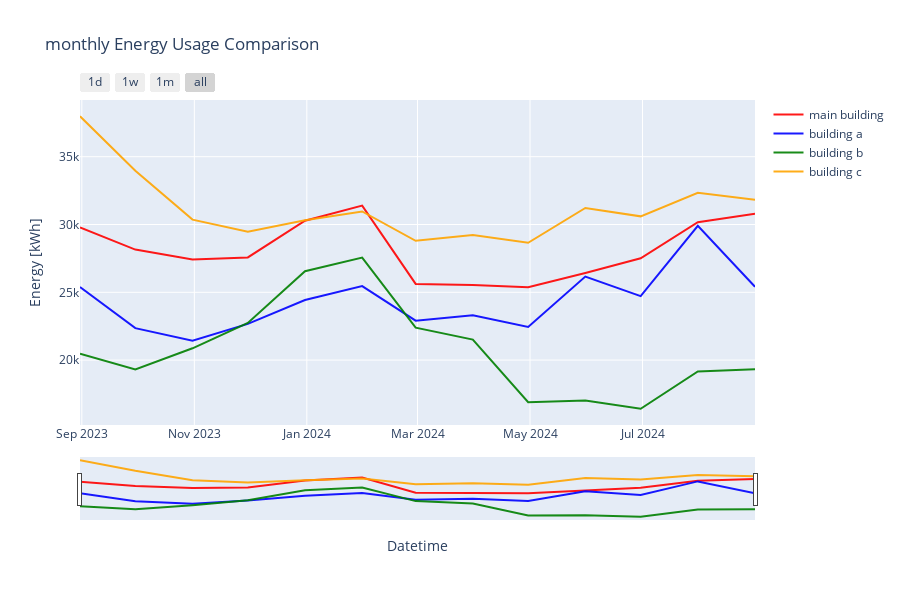

The cell this chart's notebook holds for it:
### Code cell
merged_df, cols =pipe.select_and_merge_datasets(["net_consumption"], periode="m")
merged_df = merged_df.iloc[1:-1]
    
plot_energy_usage(merged_df, cols,
                    titel="monthly Energy Usage Comparison",
                    yaxis_title="Energy [kWh]",
                    tozeroy=False,
                    dark_mode=True,
                    )

### Figure 1 — Plotly figure (JSON) as saved in the notebook; plotly's stock layout.template omitted (floating-point values rounded to 4 significant figures)
{"data": [{"line": {"color": "rgba(255, 0, 0, 0.9)"}, "mode": "lines", "name": "main building", "type": "scatter", "x": ["2023-08-31T00:00:00", "2023-09-30T00:00:00", "2023-10-31T00:00:00", "2023-11-30T00:00:00", "2023-12-31T00:00:00", "2024-01-31T00:00:00", "2024-02-29T00:00:00", "2024-03-31T00:00:00", "2024-04-30T00:00:00", "2024-05-31T00:00:00", "2024-06-30T00:00:00", "2024-07-31T00:00:00", "2024-08-31T00:00:00"], "y": [29780.0, 28150.0, 27410.0, 27570.0, 30280.0, 31390.0, 25620.0, 25540.0, 25370.0, 26420.0, 27510.0, 30170.0, 30790.0]}, {"line": {"color": "rgba(0, 0, 255, 0.9)"}, "mode": "lines", "name": "building a", "type": "scatter", "x": ["2023-08-31T00:00:00", "2023-09-30T00:00:00", "2023-10-31T00:00:00", "2023-11-30T00:00:00", "2023-12-31T00:00:00", "2024-01-31T00:00:00", "2024-02-29T00:00:00", "2024-03-31T00:00:00", "2024-04-30T00:00:00", "2024-05-31T00:00:00", "2024-06-30T00:00:00", "2024-07-31T00:00:00", "2024-08-31T00:00:00"], "y": [25380.0, 22360.0, 21420.0, 22667, 24430.0, 25450.0, 22910.0, 23310.0, 22440.0, 26163, 24710.0, 29900, 25400.0]}, {"line": {"color": "rgba(0, 128, 0, 0.9)"}, "mode": "lines", "name": "building b", "type": "scatter", "x": ["2023-08-31T00:00:00", "2023-09-30T00:00:00", "2023-10-31T00:00:00", "2023-11-30T00:00:00", "2023-12-31T00:00:00", "2024-01-31T00:00:00", "2024-02-29T00:00:00", "2024-03-31T00:00:00", "2024-04-30T00:00:00", "2024-05-31T00:00:00", "2024-06-30T00:00:00", "2024-07-31T00:00:00", "2024-08-31T00:00:00"], "y": [20470.0, 19310.0, 20870.0, 22740.0, 26560.0, 27560.0, 22390.0, 21510.0, 16890.0, 17020.0, 16410.0, 19170.0, 19330.0]}, {"line": {"color": "rgba(255, 165, 0, 0.9)"}, "mode": "lines", "name": "building c", "type": "scatter", "x": ["2023-08-31T00:00:00", "2023-09-30T00:00:00", "2023-10-31T00:00:00", "2023-11-30T00:00:00", "2023-12-31T00:00:00", "2024-01-31T00:00:00", "2024-02-29T00:00:00", "2024-03-31T00:00:00", "2024-04-30T00:00:00", "2024-05-31T00:00:00", "2024-06-30T00:00:00", "2024-07-31T00:00:00", "2024-08-31T00:00:00"], "y": [37980.0, 33960.0, 30360.0, 29460.0, 30310.0, 30960.0, 28800.0, 29230.0, 28650.0, 31220.0, 30600.0, 32335, 31830.0]}], "layout": {"height": 600, "hovermode": "x unified", "showlegend": true, "title": {"text": "monthly Energy Usage Comparison"}, "xaxis": {"rangeselector": {"buttons": [{"count": 1, "label": "1d", "step": "day", "stepmode": "backward"}, {"count": 7, "label": "1w", "step": "day", "stepmode": "backward"}, {"count": 1, "label": "1m", "step": "month", "stepmode": "backward"}, {"step": "all"}]}, "rangeslider": {"visible": true}, "title": {"text": "Datetime"}, "type": "date"}, "yaxis": {"title": {"text": "Energy [kWh]"}}}}
